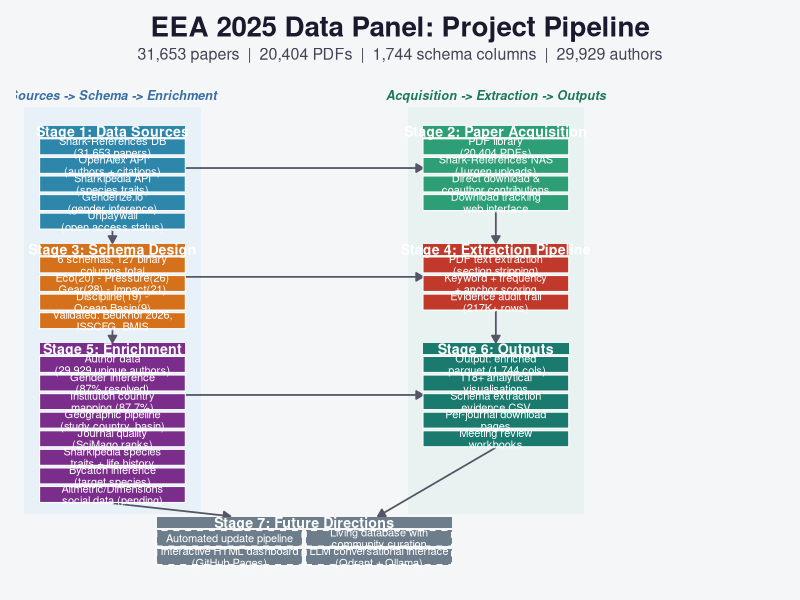
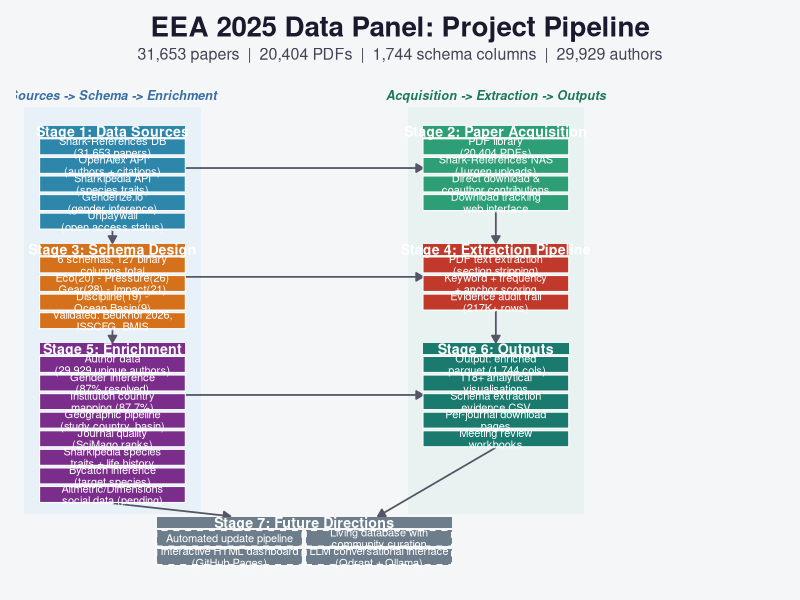

These charts were generated, in order, by the following R code:
## viz_pipeline_diagram.R
## EEA 2025 Data Panel — Project Pipeline Diagram
## Pure ggplot2 implementation using geom_rect, geom_segment, geom_text
## Output: outputs/figures/pipeline_diagram.{png,pdf}

library(ggplot2)

## -- Colour palette -----------------------------------------------------------
COL_SOURCE  <- "#2E86AB"   # blue       Stage 1: Data Sources
COL_ACQUIRE <- "#2E9E77"   # green      Stage 2: Paper Acquisition
COL_SCHEMA  <- "#D4711A"   # orange     Stage 3: Schema Design
COL_EXTRACT <- "#C0392B"   # red        Stage 4: Extraction Pipeline
COL_ENRICH  <- "#7B2D8B"   # purple     Stage 5: Enrichment
COL_OUTPUT  <- "#1A7A6E"   # teal       Stage 6: Outputs
COL_FUTURE  <- "#6D7D8B"   # slate-grey Stage 7: Future

COL_BG      <- "#F5F6F8"

## -- Layout constants ---------------------------------------------------------
BOX_W     <- 3.8   # box width
BOX_H     <- 0.60  # box height (each item)
BOX_VGAP  <- 0.10  # vertical gap between item boxes
HDR_H     <- 0.42  # stage header block height
STAGE_GAP <- 0.08  # gap between header bottom and first item (shrunk per tweak 4)
COL_GAP   <- 0.55  # space above stage N header (grown per tweak 4)

X_L <- 0.6          # left column x start
X_R <- 10.6         # right column x start
TOP <- 21.2         # y of top of Stage 1 & 2 header tops

## -- Helper: build item boxes for one stage -----------------------------------
make_boxes <- function(stage_id, x_left, y_hdr_top, items, fill_col) {
  n <- length(items)
  item_tops <- y_hdr_top - HDR_H - STAGE_GAP -
    (seq_len(n) - 1) * (BOX_H + BOX_VGAP)
  data.frame(
    stage = stage_id,
    label = items,
    xmin  = x_left,
    xmax  = x_left + BOX_W,
    ymin  = item_tops - BOX_H,
    ymax  = item_tops,
    xctr  = x_left + BOX_W / 2,
    yctr  = item_tops - BOX_H / 2,
    fill  = fill_col,
    stringsAsFactors = FALSE
  )
}

## Stage total height (header + items)
stage_total_h <- function(n_items) {
  HDR_H + STAGE_GAP + n_items * BOX_H + (n_items - 1) * BOX_VGAP
}

## -- Stage y_hdr_top values ---------------------------------------------------
N1 <- 5; N2 <- 4; N3 <- 4; N4 <- 3; N5 <- 8; N6 <- 5

yt1 <- TOP
yt2 <- TOP
yt3 <- yt1 - stage_total_h(N1) - COL_GAP
yt4 <- yt3                                  # Stage 4 aligned with Stage 3
yt5 <- yt3 - stage_total_h(N3) - COL_GAP
yt6 <- yt5                                  # Stage 6 aligned with Stage 5
## Stage 7 starts below the lower of stages 5 and 6
yt7 <- min(yt5 - stage_total_h(N5), yt6 - stage_total_h(N6)) - COL_GAP

## -- Stage 1: Data Sources ----------------------------------------------------
s1 <- make_boxes(1, X_L, yt1,
  c("Shark-References DB\n(31,653 papers)",
    "OpenAlex API\n(authors + citations)",
    "Sharkipedia API\n(species traits)",
    "Genderize.io\n(gender inference)",
    "Unpaywall\n(open access status)"),
  COL_SOURCE)

## -- Stage 2: Paper Acquisition -----------------------------------------------
s2 <- make_boxes(2, X_R, yt2,
  c("PDF library\n(20,404 PDFs)",
    "Shark-References NAS\n(Jurgen uploads)",
    "Direct download &\ncoauthor contributions",
    "Download tracking\nweb interface"),
  COL_ACQUIRE)

## -- Stage 3: Schema Design ---------------------------------------------------
s3 <- make_boxes(3, X_L, yt3,
  c("6 schemas, 127 binary\ncolumns total",
    "Eco(20) - Pressure(26)\nGear(28) - Impact(21)",
    "Discipline(19) -\nOcean Basin(9)",
    "Validated: Beukhof 2026,\nISSCFG, BMIS"),
  COL_SCHEMA)

## -- Stage 4: Extraction Pipeline (3 items, tweak 3) --------------------------
s4 <- make_boxes(4, X_R, yt4,
  c("PDF text extraction\n(section stripping)",
    "Keyword + frequency\n+ anchor scoring",
    "Evidence audit trail\n(217K+ rows)"),
  COL_EXTRACT)

## -- Stage 5: Enrichment (6 items, tweak 1 adds Altmetric) --------------------
s5 <- make_boxes(5, X_L, yt5,
  c("Author data\n(29,929 unique authors)",
    "Gender inference\n(87% resolved)",
    "Institution country\nmapping (87.7%)",
    "Geographic pipeline\n(study country, basin)",
    "Journal quality\n(SciMago ranks)",
    "Sharkipedia species\ntraits + life history",
    "Bycatch inference\n(target species)",
    "Altmetric/Dimensions\nsocial data (pending)"),
  COL_ENRICH)

## -- Stage 6: Outputs (5 items, tweak 2+3: moved parquet here, 118+) ----------
s6 <- make_boxes(6, X_R, yt6,
  c("Output: enriched\n.parquet (1,744 cols)",
    "118+ analytical\nvisualisations",
    "Schema extraction\nevidence CSV",
    "Per-journal download\npages",
    "Meeting review\nworkbooks"),
  COL_OUTPUT)

## -- Stage 7: Future Directions (2x2 layout, tweaks 6+8) ---------------------
## Tweak 6: normal width, centred
## Tweak 8: 2x2 layout with equal horizontal and vertical spacing

s7_vgap  <- BOX_VGAP           # vertical gap between rows (same as elsewhere)
s7_hgap  <- BOX_VGAP           # horizontal gap = vertical gap (tweak 8)
s7_bw    <- BOX_W              # same box width as other stages
s7_total_w <- 2 * s7_bw + s7_hgap
s7_x_centre <- (X_L + X_R + BOX_W) / 2
s7_x_left  <- s7_x_centre - s7_total_w / 2
s7_x_right <- s7_x_left + s7_bw + s7_hgap

yt7_item_top <- yt7 - HDR_H - STAGE_GAP

s7_items <- c(
  "Automated update pipeline",
  "Living database with\ncommunity curation",
  "Interactive HTML dashboard\n(GitHub Pages)",
  "LLM conversational interface\n(Qdrant + Ollama)"
)

## Row 1: items 1 (left) and 2 (right)
## Row 2: items 3 (left) and 4 (right)
s7 <- data.frame(
  stage = 7L,
  label = s7_items,
  xmin  = c(s7_x_left, s7_x_right, s7_x_left, s7_x_right),
  xmax  = c(s7_x_left + s7_bw, s7_x_right + s7_bw,
            s7_x_left + s7_bw, s7_x_right + s7_bw),
  ymin  = c(yt7_item_top - BOX_H,
            yt7_item_top - BOX_H,
            yt7_item_top - 2 * BOX_H - s7_vgap,
            yt7_item_top - 2 * BOX_H - s7_vgap),
  ymax  = c(yt7_item_top,
            yt7_item_top,
            yt7_item_top - BOX_H - s7_vgap,
            yt7_item_top - BOX_H - s7_vgap),
  fill  = COL_FUTURE,
  stringsAsFactors = FALSE
)
s7$xctr <- (s7$xmin + s7$xmax) / 2
s7$yctr <- (s7$ymin + s7$ymax) / 2

## Combine all boxes
all_boxes <- rbind(s1, s2, s3, s4, s5, s6, s7)

## -- Stage headers ------------------------------------------------------------
hdr_solo <- data.frame(
  label = c("Stage 1: Data Sources",
            "Stage 2: Paper Acquisition",
            "Stage 3: Schema Design",
            "Stage 4: Extraction Pipeline",
            "Stage 5: Enrichment",
            "Stage 6: Outputs"),
  xmin  = c(X_L, X_R, X_L, X_R, X_L, X_R),
  xmax  = c(X_L, X_R, X_L, X_R, X_L, X_R) + BOX_W,
  ymin  = c(yt1, yt2, yt3, yt4, yt5, yt6) - HDR_H,
  ymax  = c(yt1, yt2, yt3, yt4, yt5, yt6),
  xctr  = c(X_L, X_R, X_L, X_R, X_L, X_R) + BOX_W / 2,
  yctr  = c(yt1, yt2, yt3, yt4, yt5, yt6) - HDR_H / 2,
  fill  = c(COL_SOURCE, COL_ACQUIRE, COL_SCHEMA,
            COL_EXTRACT, COL_ENRICH, COL_OUTPUT),
  stringsAsFactors = FALSE
)

## Stage 7 header: normal width, centred (tweak 6)
hdr_s7 <- data.frame(
  label = "Stage 7: Future Directions",
  xmin  = s7_x_left,
  xmax  = s7_x_right + s7_bw,
  ymin  = yt7 - HDR_H,
  ymax  = yt7,
  xctr  = s7_x_centre,
  yctr  = yt7 - HDR_H / 2,
  fill  = COL_FUTURE,
  stringsAsFactors = FALSE
)

## -- Arrows -------------------------------------------------------------------
## Tweak 4: vertical arrows go to the STAGE HEADER box, not to first item
## Tweak 5: S5 & S6 arrows go to the Stage 7 header box

x_l_mid <- X_L + BOX_W / 2
x_r_mid <- X_R + BOX_W / 2

## Vertical midpoints of each stage (header + items combined)
s1_vmid <- (yt1 + min(s1$ymin)) / 2
s2_vmid <- (yt2 + min(s2$ymin)) / 2
s3_vmid <- (yt3 + min(s3$ymin)) / 2
s4_vmid <- (yt4 + min(s4$ymin)) / 2
s5_vmid <- (yt5 + min(s5$ymin)) / 2
s6_vmid <- (yt6 + min(s6$ymin)) / 2

## Horizontal arrows at the vertical centre of the RIGHT stage (shorter one)
## so the arrow intersects the down-arrow at its midpoint
h_y_12 <- s2_vmid    # S1->S2: centre of S2
h_y_34 <- s4_vmid    # S3->S4: centre of S4
h_y_56 <- s6_vmid    # S5->S6: centre of S6

arrows_df <- data.frame(
  x    = c(
    ## Left-column vertical arrows (to stage header boxes)
    x_l_mid,                         # S1 bottom -> S3 header top
    x_l_mid,                         # S3 bottom -> S5 header top
    ## Right-column vertical arrows
    x_r_mid,                         # S2 bottom -> S4 header top
    x_r_mid,                         # S4 bottom -> S6 header top
    ## Horizontal cross arrows
    X_L + BOX_W,                     # S1 -> S2
    X_L + BOX_W,                     # S3 -> S4
    X_L + BOX_W,                     # S5 -> S6
    ## S5 & S6 -> S7 header
    x_l_mid,                         # S5 bottom -> S7 header top
    x_r_mid                          # S6 bottom -> S7 header top
  ),
  y    = c(
    min(s1$ymin) - 0.03,
    min(s3$ymin) - 0.03,
    min(s2$ymin) - 0.03,
    min(s4$ymin) - 0.03,
    h_y_12,
    h_y_34,
    h_y_56,
    min(s5$ymin) - 0.03,
    min(s6$ymin) - 0.03
  ),
  xend = c(
    x_l_mid,
    x_l_mid,
    x_r_mid,
    x_r_mid,
    X_R,
    X_R,
    X_R,
    s7_x_centre - s7_total_w / 4,
    s7_x_centre + s7_total_w / 4
  ),
  yend = c(
    yt3 + 0.03,                      # -> S3 header top
    yt5 + 0.03,                      # -> S5 header top
    yt4 + 0.03,                      # -> S4 header top
    yt6 + 0.03,                      # -> S6 header top
    h_y_12,                           # horizontal: same y
    h_y_34,
    h_y_56,
    yt7 + 0.03,                      # -> S7 header top
    yt7 + 0.03
  ),
  stringsAsFactors = FALSE
)

## -- Canvas limits ------------------------------------------------------------
y_lo <- min(s7$ymin) - 0.7
y_hi <- TOP + 1.6

## -- Build ggplot -------------------------------------------------------------
p <- ggplot() +
  theme_void() +
  theme(
    plot.background  = element_rect(fill = COL_BG, colour = NA),
    panel.background = element_rect(fill = COL_BG, colour = NA),
    plot.title    = element_text(
      size = 20, face = "bold", colour = "#1A1A2E",
      hjust = 0.5, margin = margin(b = 3)),
    plot.subtitle = element_text(
      size = 11.5, colour = "#444455",
      hjust = 0.5, margin = margin(b = 14)),
    plot.margin   = margin(12, 12, 12, 12)
  ) +
  labs(
    title    = "EEA 2025 Data Panel: Project Pipeline",
    subtitle = "31,653 papers  |  20,404 PDFs  |  1,744 schema columns  |  29,929 authors"
  ) +
  coord_cartesian(xlim = c(0, 20), ylim = c(y_lo, y_hi), expand = FALSE) +

  ## -- Subtle column lane shading ---------------------------------------------
  annotate("rect",
    xmin = X_L - 0.4, xmax = X_L + BOX_W + 0.4,
    ymin = yt7 + 0.1, ymax = y_hi - 0.9,
    fill = "#D6E8F5", colour = NA, alpha = 0.4) +
  annotate("rect",
    xmin = X_R - 0.4, xmax = X_R + BOX_W + 0.4,
    ymin = yt7 + 0.1, ymax = y_hi - 0.9,
    fill = "#D5EFE6", colour = NA, alpha = 0.4) +

  ## -- Column lane labels -----------------------------------------------------
  annotate("text",
    x = X_L + BOX_W / 2, y = y_hi - 0.45,
    label = "Sources -> Schema -> Enrichment",
    colour = "#3A6EA5", size = 3.2, fontface = "bold.italic", hjust = 0.5) +
  annotate("text",
    x = X_R + BOX_W / 2, y = y_hi - 0.45,
    label = "Acquisition -> Extraction -> Outputs",
    colour = "#1D7A55", size = 3.2, fontface = "bold.italic", hjust = 0.5) +

  ## -- Arrows (behind boxes) --------------------------------------------------
  geom_segment(
    data = arrows_df,
    aes(x = x, y = y, xend = xend, yend = yend),
    arrow     = arrow(length = unit(0.20, "cm"), type = "closed"),
    colour    = "#555566",
    linewidth = 0.6,
    lineend   = "butt"
  ) +

  ## -- Stage header boxes (stages 1-6) ----------------------------------------
  geom_rect(
    data = hdr_solo,
    aes(xmin = xmin, xmax = xmax, ymin = ymin, ymax = ymax, fill = fill),
    colour = NA, show.legend = FALSE
  ) +
  ## Stage 7 header
  geom_rect(
    data = hdr_s7,
    aes(xmin = xmin, xmax = xmax, ymin = ymin, ymax = ymax),
    fill = COL_FUTURE, colour = NA
  ) +

  ## -- Item boxes (stages 1-6, solid) -----------------------------------------
  geom_rect(
    data = all_boxes[all_boxes$stage != 7L, ],
    aes(xmin = xmin, xmax = xmax, ymin = ymin, ymax = ymax, fill = fill),
    colour = "white", linewidth = 0.35, show.legend = FALSE
  ) +

  ## -- Stage 7 item boxes (dashed) --------------------------------------------
  geom_rect(
    data = all_boxes[all_boxes$stage == 7L, ],
    aes(xmin = xmin, xmax = xmax, ymin = ymin, ymax = ymax),
    fill = COL_FUTURE, colour = "white",
    linewidth = 0.5, linetype = "dashed", show.legend = FALSE
  ) +

  ## -- Item box labels --------------------------------------------------------
  geom_text(
    data = all_boxes,
    aes(x = xctr, y = yctr, label = label),
    colour = "white", size = 2.8, lineheight = 0.88,
    hjust = 0.5, fontface = "plain"
  ) +

  ## -- Stage header labels (1-6) ----------------------------------------------
  geom_text(
    data = hdr_solo,
    aes(x = xctr, y = yctr, label = label),
    colour = "white", size = 3.6, fontface = "bold", hjust = 0.5
  ) +
  ## Stage 7 header label
  annotate("text",
    x = hdr_s7$xctr, y = hdr_s7$yctr,
    label = "Stage 7: Future Directions",
    colour = "white", size = 3.6, fontface = "bold", hjust = 0.5
  ) +

  scale_fill_identity()

## -- Save ---------------------------------------------------------------------
out_dir <- file.path(
  "/media/simon/data/Documents/Si Work/PostDoc Work/EEA/2025/Data Panel",
  "outputs", "figures"
)

ggsave(file.path(out_dir, "pipeline_diagram.png"), plot = p,
       width = 18, height = 14, dpi = 300, bg = "white")
ggsave(file.path(out_dir, "pipeline_diagram.pdf"), plot = p,
       width = 18, height = 14, bg = "white", device = "pdf")

cat("Saved pipeline_diagram.png and .pdf\n")
